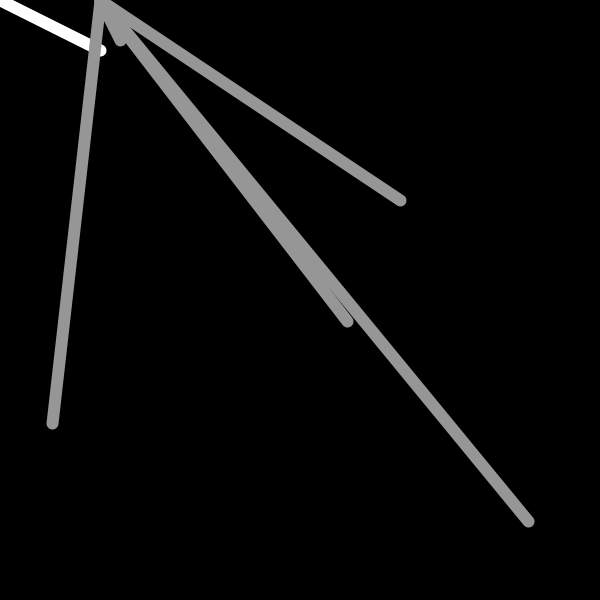
Frame 1 (no input)
Frame 60 (the mouse pressed at the canvas centre just before this capture): identical to frame 1, image omitted
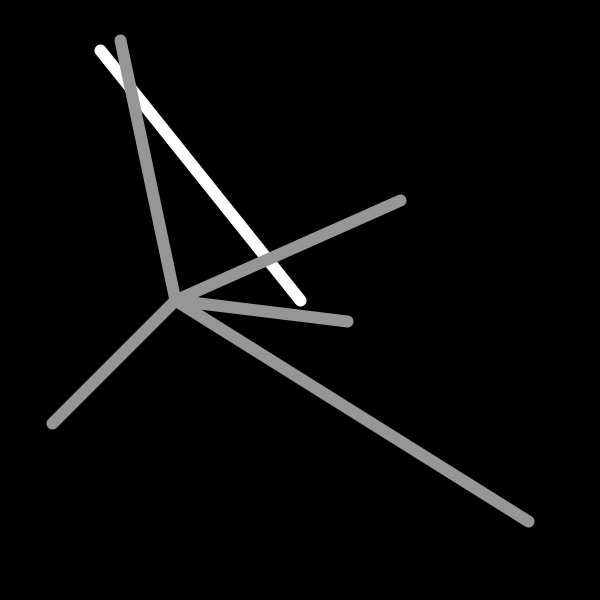
Frame 120 (the mouse held since frame 60 and released just before this capture)

The Processing sketch that drew these frames (run headless with seeded random() and noise(); from frame 60 on, the mouse is pressed at the canvas centre):

// Processing sketch: processing_116136
// ── processing_116136.pde

void setup(){
  size(600,600);
  smooth();
  strokeWeight(12);
}

void draw() {
  background(0);
  stroke(255);
  line(100, 50, mouseX, mouseY);
  stroke(150);
  float mx = mouseX/4 + 100;
  line(120,40,mx, mouseY);
  line(400,200,mx,mouseY);
  line(52,423,mx,mouseY);
  line(347,321,mx,mouseY);
  line(528,521, mx,mouseY);
}
